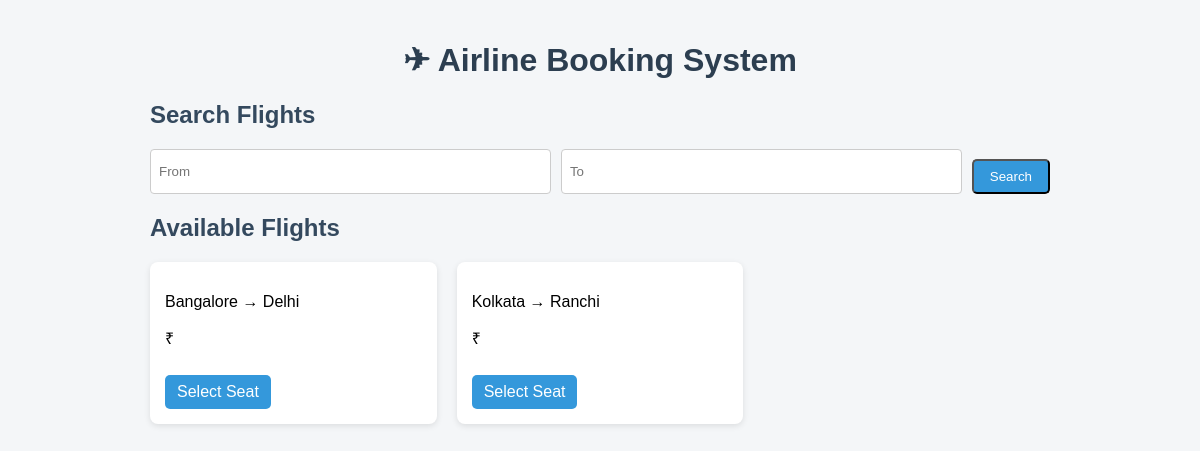
The page / on the database its author committed.
### bookings/models.py (models this page shows, shortened)
class Flight(models.Model):
    Flight_number = models.CharField(max_length=20)
    origin = models.CharField(max_length=50)
    destination = models.CharField(max_length=50)
    departure_time = models.DateTimeField()
    arrival_time = models.DateTimeField()
    cost = models.DecimalField(max_digits=8, decimal_places=2)

### bookings/views.py (the view)
# urls.py: path('',flight_search,name='flight_search'),
def flight_search(request):
    origin = request.GET.get('origin')
    destination = request.GET.get('destination')
    flights = Flight.objects.all()
    if origin:
        flights = flights.filter(origin__icontains=origin)
    if destination:
        flights = flights.filter(destination__icontains=destination)
    return render(request, 'flight_search.html', {
        'flights': flights,
        'origin': origin,
        'destination': destination
    })

### bookings/templates/flight_search.html (shortened to what this page needs)
{% extends 'base.html' %}
{% block content %}
<!DOCTYPE html>
<html lang="en">
<head>
</head>
<body>
<h2>Search Flights</h2>
<form method="get" class="search-form">
    <input type="text" name="origin" placeholder="From"
           value="{{ origin|default:'' }}">
    <input type="text" name="destination" placeholder="To"
           value="{{ destination|default:'' }}">
    <button type="submit" class="btn">Search</button>
</form>
<h2>Available Flights</h2>
<div class="card-grid">
{% for flight in flights %}
  <div class="card">
    <p>{{ flight.origin }} → {{ flight.destination }}</p>
    <p>₹{{ flight.price }}</p>
    <a class="btn" href="{% url 'seat_selection' flight.id %}">Select Seat</a>
  </div>
{% empty %}
  <p>No Flights Found.</p>
{% endfor %}
</div>
{% endblock %}

### bookings/static/style.css (style rules this page uses)
body { font-family: Arial, sans-serif; background: #f4f6f8; margin: 0; }
h2 { color: #34495e; }
.card-grid { display: grid; grid-template-columns: repeat(auto-fill, minmax(220px, 1fr)); gap: 20px; }
.card { background: white; padding: 15px; border-radius: 8px; box-shadow: 0 2px 6px rgba(0,0,0,0.1); }
.btn { display: inline-block; margin-top: 10px; padding: 8px 12px; background: #3498db; color: white; text-decoration: none; border-radius: 5px; }
.search-form { display: flex; gap: 10px; margin-bottom: 20px; }
.search-form input { flex: 1; padding: 8px; border-radius: 4px; border: 1px solid #ccc; }
.search-form button { padding: 8px 16px; }

### rows shown on the page
Flight: origin "Bangalore", destination "Delhi"
Flight: origin "Kolkata", destination "Ranchi"
